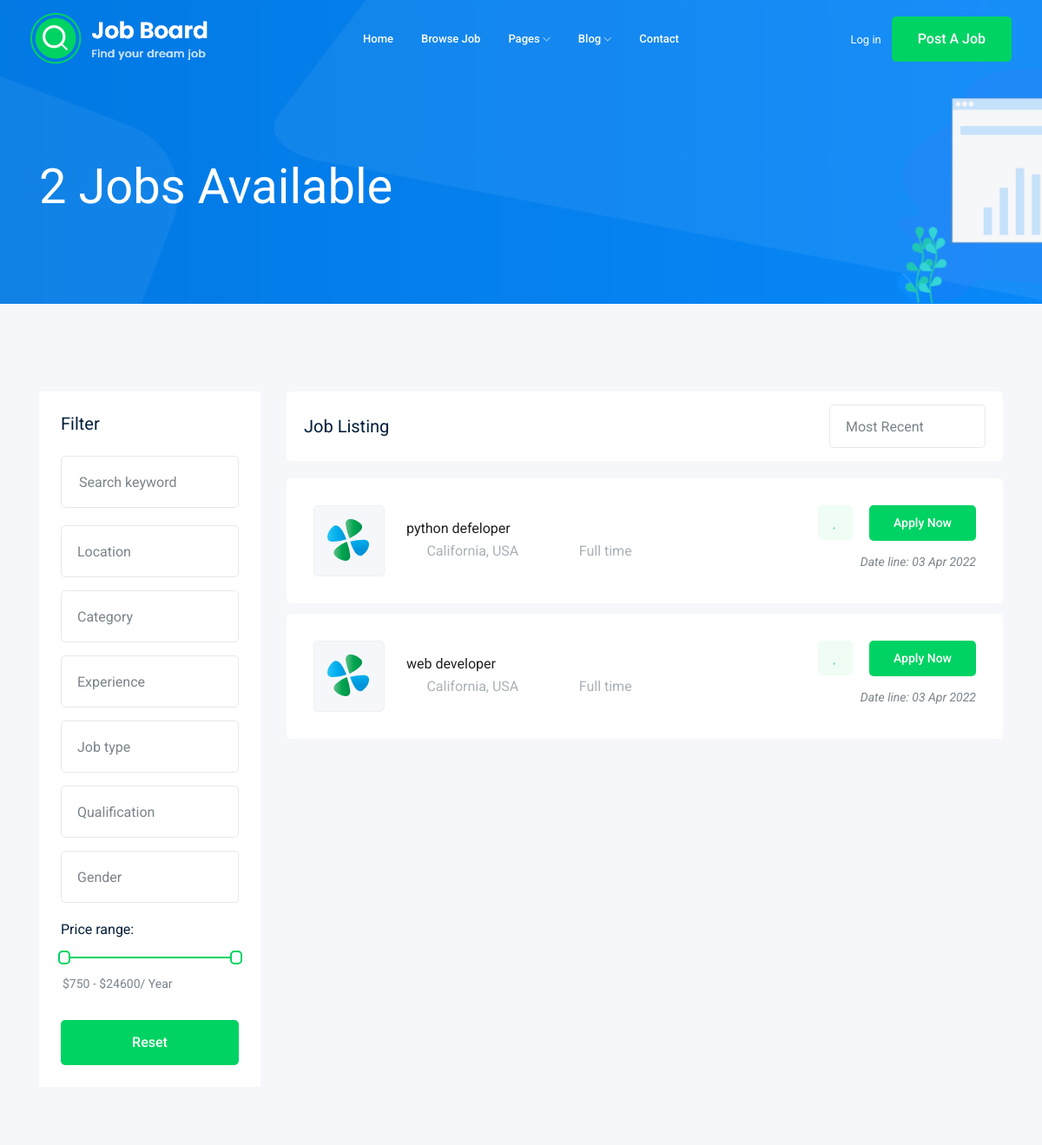
The page /jobs/ (upper part) on the database as committed earlier.
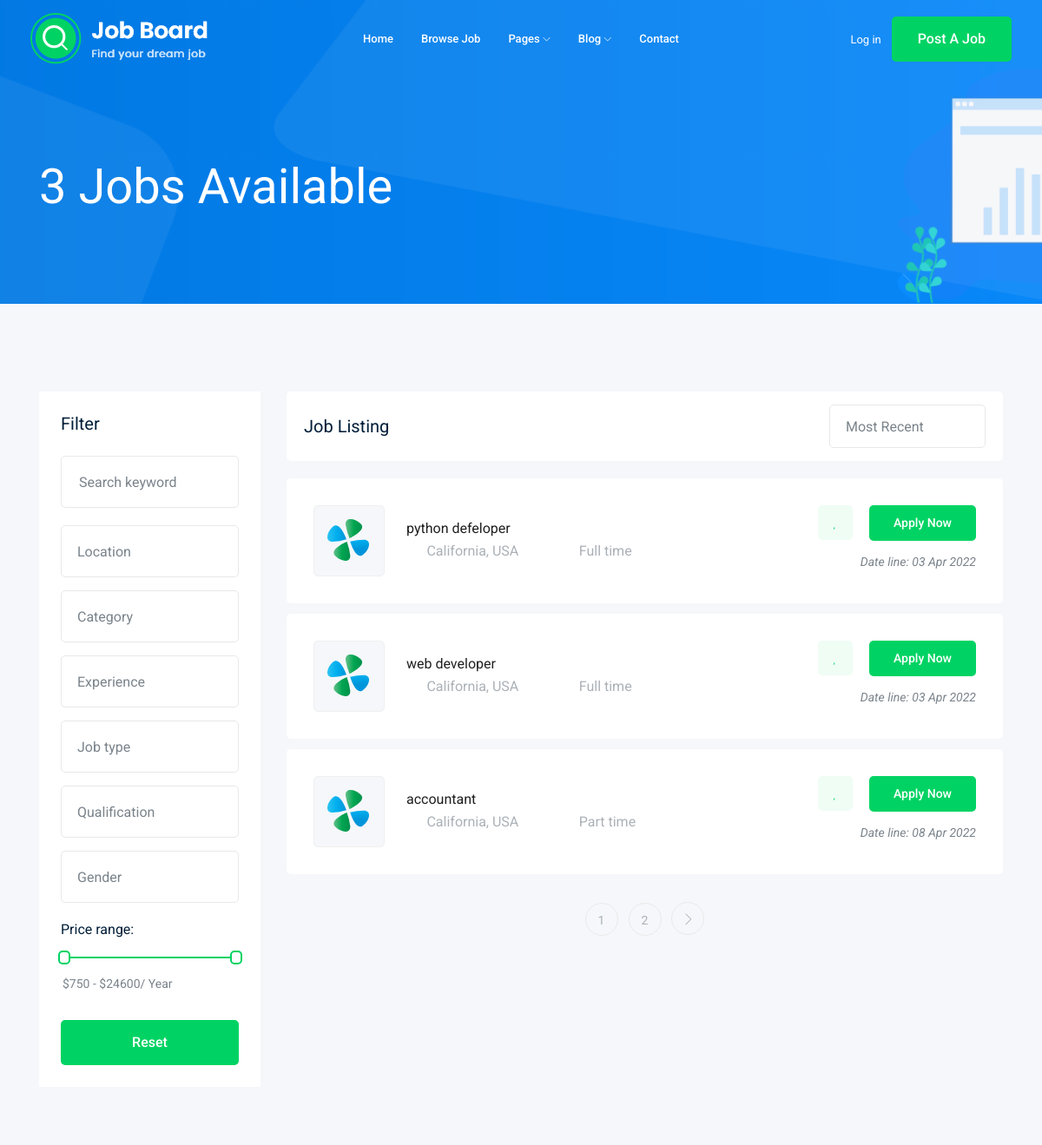
The same page on the database as committed later.
### job/models.py (models this page shows, shortened)
class Job(models.Model):
    JOB_TYPE = (
    ('Full time','Full time'),
    ('Part time','Part time')
   )
    owner = models.ForeignKey(User, related_name='job_owner', on_delete=models.CASCADE)
    title = models.CharField(max_length=100)
    category = models.ForeignKey(Category, on_delete=models.CASCADE)
    job_type = models.CharField(max_length=15,choices=JOB_TYPE, default='Full time')
    describtion = models.TextField(max_length=1000)
    published_at = models.DateTimeField(auto_now=True)
    vacancy = models.IntegerField(default=1)
    salary = models.IntegerField(default=0)
    experience = models.IntegerField(default=1)
    image = models.ImageField(upload_to=image_upload)
    slug = models.SlugField(null=True,blank=True)
    def __str__(self):
        return self.title

### job/views.py (the view)
# urls.py: path('',views.job_list,name='job_list'),
def job_list(request):
    job_list = Job.objects.all()
    paginator = Paginator(job_list, 3)
    page_number = request.GET.get('page')
    page_obj = paginator.get_page(page_number)
    context = {'jobs': page_obj}
    return render(request,'job/job_list.html',context)

### job/templates/job/job_list.html (shortened to what the changed rows need)
{% extends 'base.html' %}
{% block body %}
     <div class="bradcam_area bradcam_bg_1">
        <div class="container">
            <div class="row">
                <div class="col-xl-12">
                    <div class="bradcam_text">
                        <h3>{{jobs|length}} Jobs Available</h3>
                    </div>
                </div>
            </div>
        </div>
    </div>
    <div class="job_listing_area plus_padding">
        <div class="container">
            <div class="row">
                <div class="col-lg-9">
                    <div class="job_lists m-0">
                        <div class="row">
                            {% for job in jobs %}
                            <div class="col-lg-12 col-md-12">
                                <div class="single_jobs white-bg d-flex justify-content-between">
                                    <div class="jobs_left d-flex align-items-center">
                                        <div class="thumb">
                                            <img src="img/svg_icon/1.svg" alt="">
                                        </div>
                                        <div class="jobs_conetent">
                                            <a href="{% url 'jobs:job_detail' job.slug %}"></h4>{{job}}</a>
                                            <div class="links_locat d-flex align-items-center">
                                                <div class="location">
                                                    <p> <i class="fa fa-map-marker"></i> California, USA</p>
                                                </div>
                                                <div class="location">
                                                    <p> <i class="fa fa-clock-o"></i>{{job.job_type}}</p>
                                                </div>
                                            </div>
                                        </div>
                                    </div>
                                    <div class="jobs_right">
                                        <div class="apply_now">
                                            <a class="heart_mark" href="#"> <i class="fa fa-heart"></i> </a>
                                            <a href="{% url 'jobs:job_detail' job.slug %}" class="boxed-btn3">Apply Now</a>
                                        </div>
                                        <div class="date">
                                            <p>Date line: {{job.published_at|date:'d M o'}}</p>
                                        </div>
                                    </div>
                                </div>
                            </div>
                            {% endfor %}
                        </div>
                        {% if jobs.has_other_pages %}
                        <div class="row">
                            <div class="col-lg-12">
                                <div class="pagination_wrap">
                                    <ul>
                                        {% for i in  jobs.paginator.page_range%}
                                        <li><a href="?page={{i}}"><span>{{i}}</span></a></li>
                                        {% endfor %}
                                        {% if jobs.has_next  %}
                                            <li><a href="?page={{jobs.next_page_number}}"> <i class="ti-angle-right"></i> </a></li>
                                        {% endif %}
                                    </ul>
                                </div>
                            </div>
                        </div>
                        {% endif %}
                    </div>
                </div>
            </div>
        </div>
    </div>
{% endblock body%}

Rows that differ between the two databases and show on the page:
added Job: title "accountant", job_type "Part time", published_at "08 Apr 2022"
Other text that changed with them:
{{ jobs|length }}: "2" → "3"
new list line: "1"
new list line: "2"
